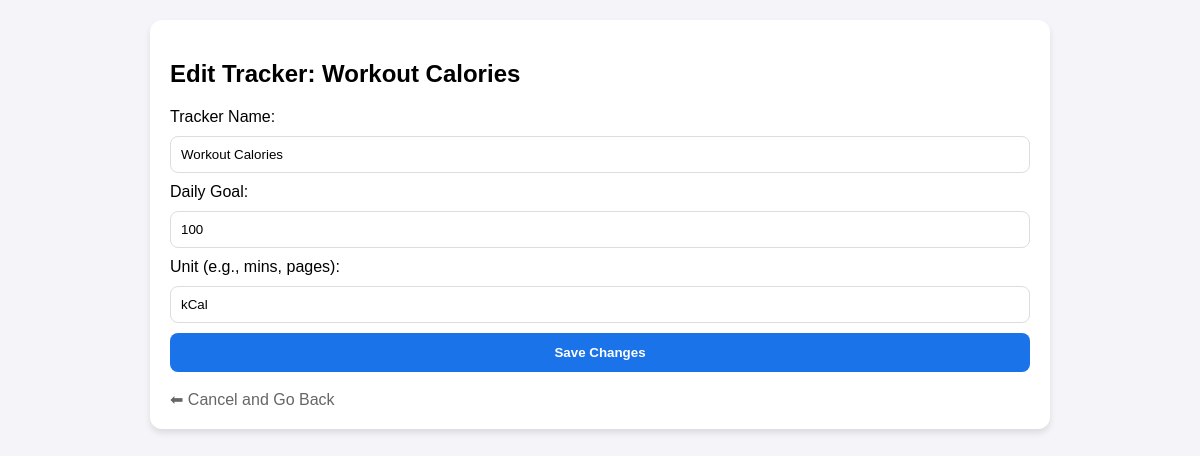
The app's page /edit_habit/2 with its own data.
### flask_app.py (models this page shows)
class Habit(db.Model):
    id = db.Column(db.Integer, primary_key=True)
    name = db.Column(db.String(100), unique=True, nullable=False)
    position = db.Column(db.Integer, default=0)
    unit = db.Column(db.String(50), nullable=False)
    goal = db.Column(db.Integer, nullable=False)
    is_permanently_completed = db.Column(db.Boolean, default=False, nullable=False)
    logs = db.relationship('HabitLog', backref='parent_habit', lazy=True, cascade="all, delete-orphan")

### flask_app.py (the view, shortened to what this page needs)
@app.route('/edit_habit/<int:habit_id>', methods=['GET', 'POST'])
def edit_habit(habit_id):
    habit = Habit.query.get_or_404(habit_id)
    all_habits = Habit.query.all() # For the nav bar
    return render_template('edit_habit.html', habit=habit, all_habits=all_habits)

### templates/edit_habit.html (shortened to what this page needs)
<!DOCTYPE html>
<html>
<head>
</head>
<body>
    <div class="container">
        <h2>Edit Tracker: {{ habit.name }}</h2>
        <form method="POST">
            <label>Tracker Name:</label>
            <input type="text" name="name" value="{{ habit.name }}" required>
            <label>Daily Goal:</label>
            <input type="number" name="goal" value="{{ habit.goal }}" required>
            <label>Unit (e.g., mins, pages):</label>
            <input type="text" name="unit" value="{{ habit.unit }}" required>
            <button type="submit">Save Changes</button>
        </form>
        <br>
        <a href="/" style="text-decoration: none; color: #666;">⬅ Cancel and Go Back</a>
    </div>
</body>
</html>

### templates/edit_habit.html (style rules this page uses)
body { font-family: Arial, sans-serif; margin: 0 auto; padding: 20px; max-width: 900px; background-color: #f4f4f9; }
.container { background: white; padding: 20px; border-radius: 12px; box-shadow: 0 4px 6px rgba(0,0,0,0.1); }
input { padding: 10px; margin: 10px 0; width: 100%; border-radius: 8px; border: 1px solid #ddd; box-sizing: border-box; }
button { padding: 12px; background: #1a73e8; color: white; border: none; border-radius: 8px; width: 100%; cursor: pointer; font-weight: bold; }

### records on screen
Habit: name "Workout Calories", goal "100", unit "kCal"
